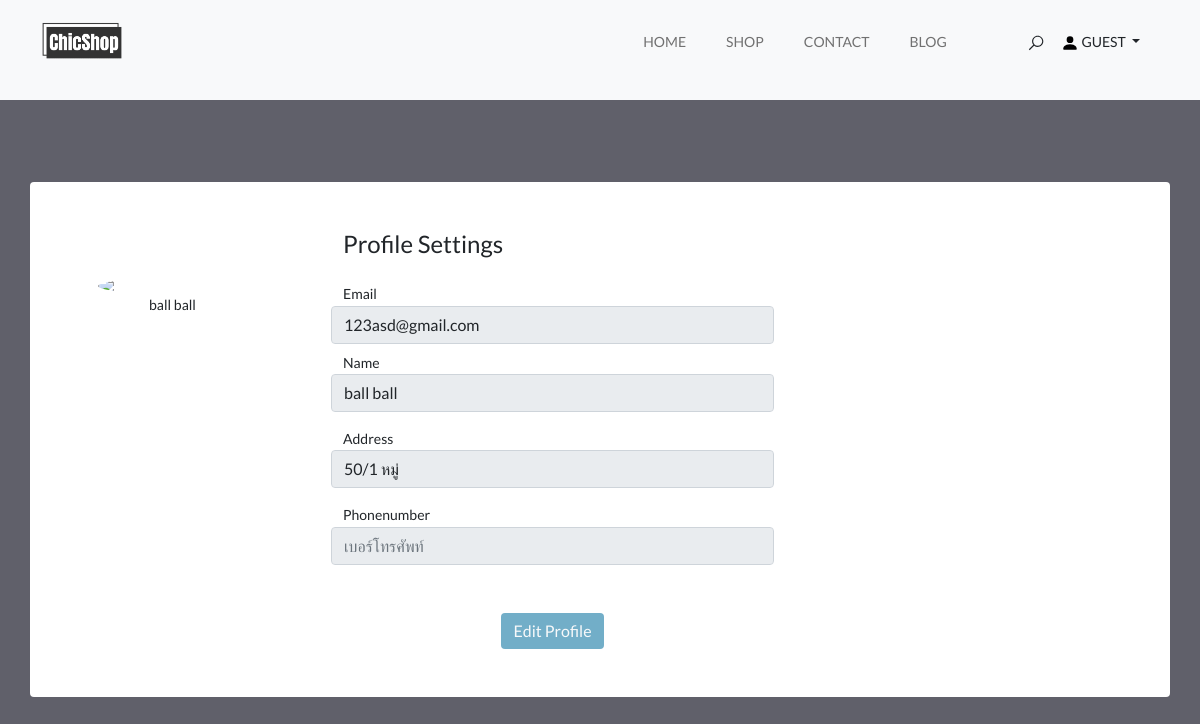
The page /Webpage/Profile.php?user_id=1 on the database its author committed.
### tables this page shows
CREATE TABLE `user` (
  `u_id` int(11) NOT NULL COMMENT 'รหัสผู้ใช้งาน',
  `u_fullname` varchar(255) DEFAULT NULL COMMENT 'ชื่อเต็มของผู้ใช้งาน',
  `u_username` varchar(255) DEFAULT NULL COMMENT 'ชื่อผู้ใช้งาน',
  `u_password` varchar(255) DEFAULT NULL COMMENT 'รหัสผ่านผู้ใช้งาน',
  `u_level` varchar(255) DEFAULT NULL COMMENT 'ระดับผู้ใช้งาน',
  `u_address` varchar(255) DEFAULT NULL COMMENT 'ที่อยู่ผู้ใช้งาน',
  `Phonenumber` varchar(20) DEFAULT NULL COMMENT 'เบอร์โทรศัพท์ผู้ใช้งาน',
  `email` varchar(255) DEFAULT NULL COMMENT 'อีเมลผู้ใช้งาน'
);

### Webpage/Profile.php (the view, shortened to what this page needs)
<?php
$objCon = connectDB();
if(isset($_GET["user_id"])) {
  $user_id = $_GET["user_id"];
} else {
}
$sql = "SELECT * FROM user WHERE u_id = $user_id";
$result = mysqli_query($objCon, $sql);
$row1 = mysqli_fetch_assoc($result);
?>
<!DOCTYPE html>
<html>
  <head>
    <link rel="stylesheet" type="text/css" href="css/bootstrap.min.css">
    <link rel="stylesheet" type="text/css" href="style.css">
    <link rel="stylesheet" href="product.css">
    <link rel="stylesheet" href="cartsidebar.css">
    <link rel="stylesheet" href="Profile.css">
    <link rel="stylesheet" href="https://cdn.jsdelivr.net/npm/swiper@9/swiper-bundle.min.css" />
  </head>
  <body data-bs-spy="scroll" data-bs-target="#navbar" data-bs-root-margin="0px 0px -40%" data-bs-smooth-scroll="true" tabindex="0">
    <header id="header" class="site-header header-scrolled position-fixed text-black bg-light">
      <nav id="header-nav" class="navbar navbar-expand-lg px-3 mb-3">
        <div class="container-fluid">
        <?php
              if (isset($user) && $user) {
                  echo '<a class="navbar-brand" href="index.php?isLoggedIn=true&user_id=' . $user["id"] . '">';
              } else {
                  echo '<a class="navbar-brand" href="index.php">';
              }
            ?>
            <img src="images/main-logo.png" class="logo">
          </a>
          <div class="offcanvas-body">
              <ul id="navbar" class="navbar-nav text-uppercase justify-content-end align-items-center flex-grow-1 pe-3">
                <li class="nav-item">
                  <?php
                    if (isset($user) && $user) {
                        echo '<a class="nav-link me-4" href="index.php?isLoggedIn=true&user_id=' . $user["id"] . '#billboard">Home</a>';
                    } else {
                        echo '<a class="nav-link me-4" href="index.php">Home</a>';
                    }
                  ?>
                </li>
                <li class="nav-item">
                <?php
                    if (isset($user) && $user) {
                        echo '<a class="nav-link me-4" href="index.php?isLoggedIn=true&user_id=' . $user["id"] . '#mobile-products">Shop</a>';
                    } else {
                        echo '<a class="nav-link me-4" href="index.php">Shop</a>';
                    }
                  ?>
                </li>
                <li class="nav-item">
                  <?php
                    if (isset($user) && $user) {
                        echo '<a class="nav-link me-4" href="Contact.php?isLoggedIn=true&user_id=' . $user["id"] . '">Contact</a>';
                    } else {
                        echo '<a class="nav-link me-4" href="Contact.php">Contact</a>';
                    }
                  ?>
                </li>
                <li class="nav-item">
                  <?php
                    if (isset($user) && $user) {
                        echo '<a class="nav-link me-4" href="blog.php?isLoggedIn=true&user_id=' . $user["id"] . '">blog</a>';
                    } else {
                        echo '<a class="nav-link me-4" href="blog.php">blog</a>';
                    }
                  ?>
                </li>
                <li class="nav-item">
                  <div class="user-items ps-5">
                    <ul class="d-flex justify-content-end list-unstyled">
                      <li class="search-item pe-3">
                        <a href="#" class="search-button">
                          <svg class="search">
                            <use xlink:href="#search"></use>
                          </svg>
                        </a>
                      </li>
                      <li class="pe-3 dropdown">
                        <a href="#" class="dropdown-toggle" id="userDropdown" role="button" data-bs-toggle="dropdown" aria-expanded="false">
                          <svg class="user">
                            <use xlink:href="#user"></use>
                          </svg>
                          <?php
                            if ((isset($isLoggedIn) && $isLoggedIn)) {
                                echo $user['fullname'];
                            } else {
                                echo "Guest";
                            }
                            ?>
                        </a>
                      </li>
                    </ul>
                  </div>
                </li>
              </ul>
            </div>
          </div>
      </nav>
    </header>
    <br>
    <br>
    <br>
    <br>
    <br>
    <br>
    <div class="container rounded bg-white mt-5 mb-5">
    <form method="post" action="Profile.php?user_id=<?php echo $user["id"]; ?>">
      <div class="row">
        <div class="col-md-3 border-right">
            <div class="d-flex flex-column align-items-center text-center p-3 py-5"><img class="rounded-circle mt-5" width="150px" src="https://st3.depositphotos.com/15648834/17930/v/600/depositphotos_179308454-stock-illustration-unknown-person-silhouette-glasses-profile.jpg"><span class="font-weight-bold"><?php echo $row1["u_fullname"]; ?></span></div>
        </div>
        <div class="col-md-5 border-right">
            <div class="p-3 py-5">
                <div class="d-flex justify-content-between align-items-center mb-3">
                    <h4 class="text-right">Profile Settings</h4>
                </div>
                <div class="row mt-2">
                <label for="floatingText">Email</label>
                  <input type="text" class="form-control" id="u_fullname" name="u_fullname" placeholder="email" value="<?php echo $row1["email"]; ?>"disabled>
                </div>
                <div class="row mt-2">
                <label for="floatingText">Name</label>
                  <input type="text" class="form-control" id="u_fullname" name="u_fullname" placeholder="ชื่อ - สกุล" value="<?php echo $row1["u_fullname"]; ?>"disabled>
                </div>
                <div class="row mt-3">
                  <label for="floatingText">Address</label>
                  <input type="text" class="form-control" id="u_address" name="u_address" placeholder="ที่อยู่" value="<?php echo $row1["u_address"]; ?>"disabled>
                </div>
                <div class="row mt-3">
                  <label for="floatingText">Phonenumber</label>
                  <input type="text" class="form-control" id="Phonenumber" name="Phonenumber" placeholder="เบอร์โทรศัพท์" value="<?php echo $row1["Phonenumber"]; ?>"disabled>
                </div>
                <div class="mt-5 text-center">
                  <a href="editprofile.php?isLoggedIn=true&user_id=<?php echo $user_id; ?>" class="btn btn-primary profile-button">Edit Profile</a>
              </div>
            </div>
        </div>
      </div>
    </form>
  </div>
  </body>
</html>

### Webpage/style.css (style rules this page uses)
:root { --accent-color: #717171; --white-color: #fff; --black-color: #000; --gray-color: #F3F3F3; --gray-color-300: #D8D8D8; --gray-color-500: #AEAEAE; --gray-color-800: #3A3A3A; --light-gray-color: #D7DDDF; --primary-color: #72AEC8; --bs-primary-rgb: 114,174,200; --light-color: #f8f9fa; --dark-color: #212529; --light-blue-color: #EDF1F3; --navbar-color-color: #131814; --swiper-theme-color: #4A4A4A; --swiper-pagination-color: #4A4A4A; }
:root { --body-font : "Lato", sans-serif; --heading-font : "Jost", sans-serif; }
*, *::before, *::after { -webkit-box-sizing: border-box; -moz-box-sizing: border-box; box-sizing: border-box; }
html { box-sizing: border-box; }
body { font-family: var(--body-font); font-size: 14px; font-weight: 500; line-height: 1.6; margin: 0; }
a { color: var(--dark-color); text-decoration: none; transition: 0.3s color ease-out; }
.bg-light { background: var(--light-color); }
.btn.btn-primary { background: var(--primary-color); color: var(--light-color); border: none; }
.site-header { position: fixed; width: 100%; z-index: 10; transition: background 0.3s ease-out; }
.navbar-nav .nav-item a.nav-link { color: var(--accent-color); }
.site-header .user-items svg { width: 18px; height: 18px; cursor: pointer; }
.logo { width: 9vw; object-fit: contain; }

### Webpage/Profile.css (style rules this page uses)
body { background: #60606A }
.profile-button { background: #60606A; box-shadow: none; border: none }

### rows shown on the page
user: u_fullname "ball ball", u_fullname "123asd@gmail.com", u_address "50/1 หมู่"
